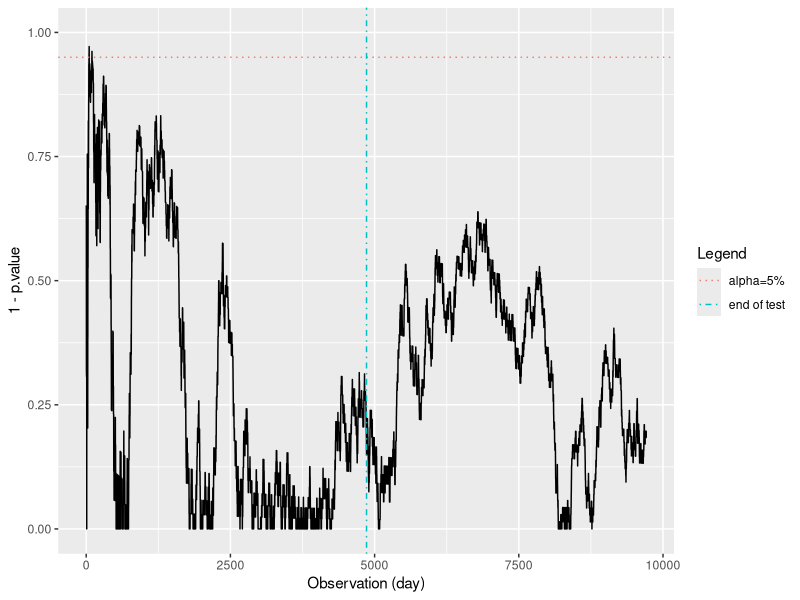

R code for this plot:
## ---- chunk 1
library(pwr)
mde <- 0.1  # minimum detectable effect
cr_a <- 0.25 # the expected conversion rate for group A
alpha <- 0.05 # the false positive rate
power <- 0.80 # 1-false negative rate

ptpt <- pwr.2p.test(h = ES.h(p1 = cr_a, p2 = (1+mde)*cr_a), 
                    sig.level = alpha, 
                    power = power
)
n_obs <- ceiling(ptpt$n)
n_obs
## ---- chunk 2
library(ggplot2)
set.seed(23)

# make our "true" effect equal to the mde
effect <- 0
cr_b <- (1+effect)*cr_a
observations <- 2*n_obs

# a sequence of {0,1} conversions
conversions_a <- rbinom(observations, 1, cr_a)
conversions_b <- rbinom(observations, 1, cr_b)

# Calculate p-values at each simultaneous observation of the a and b groups
tt <- sapply(10:observations, function(x){
  prop.test(c(sum(conversions_a[1:x]),sum(conversions_b[1:x])), c(x,x))$p.value
})

tt <- data.frame(p.value = unlist(tt))

# for plots
conf_95 <- data.frame( x = c(-Inf, Inf), y = 0.95 )
obs_limit_line <- data.frame( x = n_obs, y = c(-Inf, Inf) )

# plot the evolution of p-value over time, if "peeking"
ggplot(tt, aes(x=seq_along(p.value), y=1-p.value)) + 
  geom_line() + 
  geom_line(aes(x, y, color="alpha=5%"), linetype=3, conf_95) + 
  geom_line(aes(x, y, color="end of test"), linetype=4, obs_limit_line) +
  xlab("Observation (day)") +
  scale_color_discrete(name = "Legend") +
  ylim(c(0,1))


## ---- chunk 3
#
# monte carlo runs n_simulations and calls the callback function each time with the ... optional args
#
monte_carlo <- function(n_simulations, callback, ...){
  simulations <- 1:n_simulations
  
  sapply(1:n_simulations, function(x){
    callback(...)
  })
}
## ---- chunk 4

reject_at_i <- function(observations, i){
  conversions_a <- rbinom(observations, 1, cr_a)
  conversions_b <- rbinom(observations, 1, cr_b)
  ( prop.test(c(sum(conversions_a[1:i]),sum(conversions_b[1:i])), c(i,i))$p.value ) < alpha
}

# run the sim
rejected.H0 <- monte_carlo(1000, 
                           callback=reject_at_i,
                           observations=n_obs,
                           i=n_obs
                           )

# output the rejection table
table(rejected.H0)

## ---- chunk 5

reject_at_i <- function(observations, i){
  conversions_a <- rbinom(observations, 1, cr_a)
  conversions_b <- rbinom(observations, 1, cr_a) # this is now the same conversion rate
  ( prop.test(c(sum(conversions_a[1:i]),sum(conversions_b[1:i])),c(i,i))$p.value ) < alpha

}

# run the sim
rejected.H0 <- monte_carlo(1000, 
                           callback=reject_at_i,
                           observations=n_obs,
                           i=n_obs
                           )

# output the rejection table
table(rejected.H0)

## ---- chunk 6
peeking_method <- function (observations, by=1){
  # create the conversions
  conversions_a <- rbinom(observations, 1, cr_a)
  conversions_b <- rbinom(observations, 1, cr_a)  # no effect

  reject <- FALSE;

  # for each simulation, calculate the running conversion rates and days to complete.
  # Break the first time we have run more than the required days to complete
  for (i in seq(from=by,to=observations,by=by)) {
    tryCatch(
      {
        reject <- ( prop.test(c(sum(conversions_a[1:i]),sum(conversions_b[1:i])), c(i,i))$p.value ) < alpha

        if(reject){
          break;
        }
      }, error=function(e){
        print(e)
      }
    )
  }
  
  reject

}
# run the sim
rejected.H0 <- monte_carlo(1000,
                           callback=peeking_method,
                           observations=n_obs,
                           by=100
                           )


# output the rejection table
table(rejected.H0)
